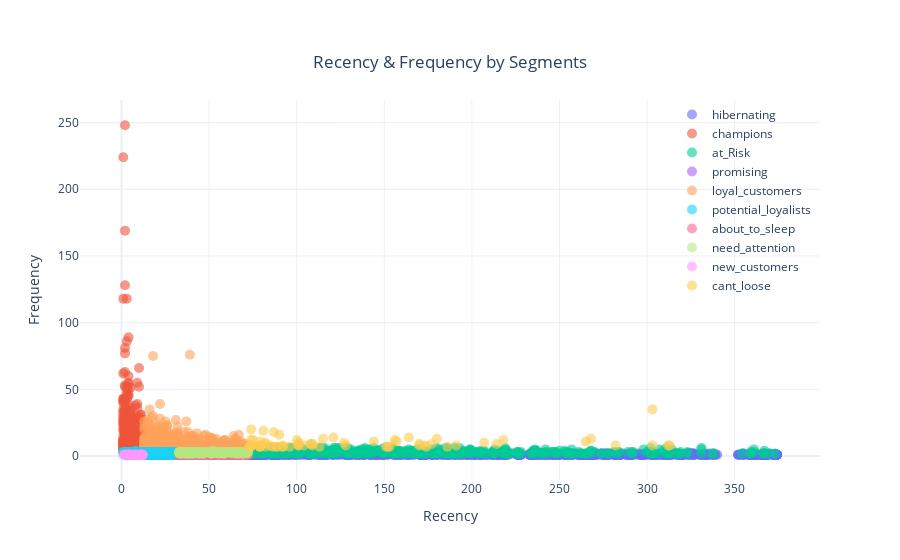

Notebook code for this chart:
### Code cell
fig = go.Figure()
for i in rfm['segment'].unique():
    fig.add_trace(go.Scatter(x=rfm[rfm['segment']==i]['recency'],
                           y=rfm[rfm['segment']==i]['frequency'],
                           mode='markers', name=str(i),showlegend = True,
                           marker = dict(size = 10,opacity = 0.6)))

fig.update_layout(title={'text': "Recency & Frequency by Segments",
                         'y':0.9,
                         'x':0.5,
                         'xanchor': 'center',
                         'yanchor': 'top'},
                  legend=dict(x=0.8,
                              y=1,
                              bgcolor='rgba(255, 255, 255, 0)'),
                  xaxis = dict(title='Recency'),
                  yaxis=dict(title='Frequency'),
                  template='plotly_white')

fig.show()

### Figure 1 — Plotly figure (JSON) as saved in the notebook; plotly's stock layout.template omitted (floating-point values rounded to 4 significant figures; data arrays with more than 128 entries replaced by an {"elided": "..."} marker saying what was removed)
{"data": [{"marker": {"opacity": 0.6, "size": 10}, "mode": "markers", "name": "hibernating", "showlegend": true, "type": "scatter", "x": {"elided": "1053 int values"}, "y": {"elided": "1053 int values"}}, {"marker": {"opacity": 0.6, "size": 10}, "mode": "markers", "name": "champions", "showlegend": true, "type": "scatter", "x": {"elided": "665 int values"}, "y": {"elided": "665 int values"}}, {"marker": {"opacity": 0.6, "size": 10}, "mode": "markers", "name": "at_Risk", "showlegend": true, "type": "scatter", "x": {"elided": "603 int values"}, "y": {"elided": "603 int values"}}, {"marker": {"opacity": 0.6, "size": 10}, "mode": "markers", "name": "promising", "showlegend": true, "type": "scatter", "x": [19, 26, 22, 23, 15, 31, 30, 22, 30, 22, 19, 30, 20, 19, 23, 25, 31, 18, 26, 19, 20, 27, 23, 27, 15, 18, 15, 18, 24, 31, 27, 16, 32, 29, 19, 23, 24, 18, 31, 20, 13, 19, 23, 27, 18, 26, 17, 22, 27, 25, 17, 15, 25, 25, 16, 29, 30, 20, 15, 26, 13, 15, 31, 32, 19, 32, 26, 24, 22, 25, 16, 24, 23, 31, 26, 30, 25, 25, 29, 19, 18, 19, 23, 29, 18, 25, 16, 25, 19, 24, 32, 31, 20, 13, 30, 24, 26], "y": [1, 1, 1, 1, 1, 1, 1, 1, 1, 1, 1, 1, 1, 1, 1, 1, 1, 1, 1, 1, 1, 1, 1, 1, 1, 1, 1, 1, 1, 1, 1, 1, 1, 1, 1, 1, 1, 1, 1, 1, 1, 1, 1, 1, 1, 1, 1, 1, 1, 1, 1, 1, 1, 1, 1, 1, 1, 1, 1, 1, 1, 1, 1, 1, 1, 1, 1, 1, 1, 1, 1, 1, 1, 1, 1, 1, 1, 1, 1, 1, 1, 1, 1, 1, 1, 1, 1, 1, 1, 1, 1, 1, 1, 1, 1, 1, 1]}, {"marker": {"opacity": 0.6, "size": 10}, "mode": "markers", "name": "loyal_customers", "showlegend": true, "type": "scatter", "x": {"elided": "795 int values"}, "y": {"elided": "795 int values"}}, {"marker": {"opacity": 0.6, "size": 10}, "mode": "markers", "name": "potential_loyalists", "showlegend": true, "type": "scatter", "x": {"elided": "490 int values"}, "y": {"elided": "490 int values"}}, {"marker": {"opacity": 0.6, "size": 10}, "mode": "markers", "name": "about_to_sleep", "showlegend": true, "type": "scatter", "x": {"elided": "369 int values"}, "y": {"elided": "369 int values"}}, {"marker": {"opacity": 0.6, "size": 10}, "mode": "markers", "name": "need_attention", "showlegend": true, "type": "scatter", "x": {"elided": "190 int values"}, "y": {"elided": "190 int values"}}, {"marker": {"opacity": 0.6, "size": 10}, "mode": "markers", "name": "new_customers", "showlegend": true, "type": "scatter", "x": [5, 4, 4, 8, 4, 12, 1, 10, 10, 8, 6, 12, 2, 11, 11, 2, 8, 5, 12, 3, 5, 11, 12, 2, 4, 11, 9, 5, 11, 3, 4, 3, 2, 8, 12, 11, 12, 6, 11, 11, 9, 4], "y": [1, 1, 1, 1, 1, 1, 1, 1, 1, 1, 1, 1, 1, 1, 1, 1, 1, 1, 1, 1, 1, 1, 1, 1, 1, 1, 1, 1, 1, 1, 1, 1, 1, 1, 1, 1, 1, 1, 1, 1, 1, 1]}, {"marker": {"opacity": 0.6, "size": 10}, "mode": "markers", "name": "cant_loose", "showlegend": true, "type": "scatter", "x": [108, 144, 156, 127, 268, 73, 100, 86, 282, 92, 151, 128, 109, 108, 92, 104, 180, 79, 312, 79, 218, 101, 170, 85, 96, 174, 121, 101, 101, 191, 74, 82, 79, 74, 313, 90, 89, 92, 88, 101, 74, 214, 73, 113, 109, 164, 303, 79, 87, 157, 81, 79, 74, 153, 170, 265, 152, 79, 207, 74, 82, 303, 186, 75, 115, 82, 177, 173], "y": [9, 11, 12, 10, 13, 7, 12, 7, 8, 7, 7, 8, 8, 9, 8, 8, 13, 8, 8, 11, 12, 8, 8, 8, 7, 7, 14, 9, 8, 8, 8, 10, 7, 20, 8, 16, 7, 7, 7, 10, 7, 9, 7, 7, 9, 14, 8, 7, 18, 11, 19, 7, 12, 7, 9, 11, 7, 8, 10, 8, 9, 35, 7, 12, 13, 7, 9, 8]}], "layout": {"legend": {"bgcolor": "rgba(255, 255, 255, 0)", "x": 0.8, "y": 1}, "title": {"text": "Recency & Frequency by Segments", "x": 0.5, "xanchor": "center", "y": 0.9, "yanchor": "top"}, "xaxis": {"title": {"text": "Recency"}}, "yaxis": {"title": {"text": "Frequency"}}}}
